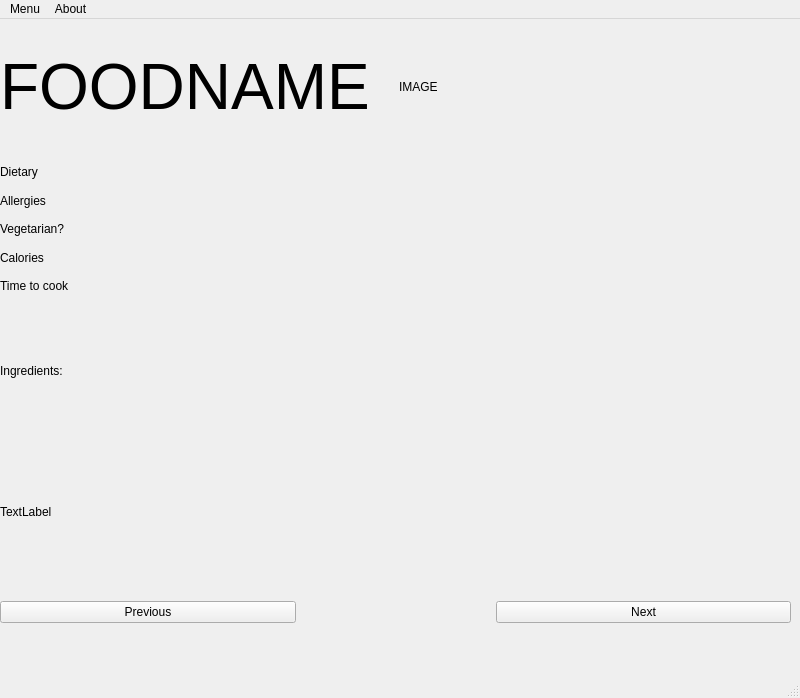
<?xml version="1.0" encoding="UTF-8"?>
<ui version="4.0">
 <class>MainWindow</class>
 <widget class="QMainWindow" name="MainWindow">
  <property name="geometry">
   <rect>
    <x>0</x>
    <y>0</y>
    <width>800</width>
    <height>698</height>
   </rect>
  </property>
  <property name="windowTitle">
   <string>MainWindow</string>
  </property>
  <widget class="QWidget" name="centralwidget">
   <widget class="QWidget" name="gridLayoutWidget">
    <property name="geometry">
     <rect>
      <x>0</x>
      <y>0</y>
      <width>791</width>
      <height>604</height>
     </rect>
    </property>
    <layout class="QGridLayout" name="gridLayout">
     <item row="4" column="0">
      <widget class="QLabel" name="label_Ingredients">
       <property name="text">
        <string>Ingredients: </string>
       </property>
      </widget>
     </item>
     <item row="1" column="0">
      <layout class="QHBoxLayout" name="horizontalLayout_2">
       <item>
        <widget class="QLabel" name="titleLabel">
         <property name="font">
          <font>
           <pointsize>48</pointsize>
          </font>
         </property>
         <property name="text">
          <string>FOODNAME</string>
         </property>
        </widget>
       </item>
       <item>
        <widget class="QLabel" name="label">
         <property name="text">
          <string>IMAGE</string>
         </property>
        </widget>
       </item>
      </layout>
     </item>
     <item row="2" column="0">
      <layout class="QVBoxLayout" name="verticalLayout">
       <item>
        <widget class="QLabel" name="DietLabel">
         <property name="text">
          <string>Dietary</string>
         </property>
        </widget>
       </item>
       <item>
        <widget class="QLabel" name="AllergiesLabel">
         <property name="text">
          <string>Allergies</string>
         </property>
        </widget>
       </item>
       <item>
        <widget class="QLabel" name="VegetarianLabel">
         <property name="text">
          <string>Vegetarian? </string>
         </property>
        </widget>
       </item>
       <item>
        <widget class="QLabel" name="CaloriesLabel">
         <property name="text">
          <string>Calories</string>
         </property>
        </widget>
       </item>
       <item>
        <widget class="QLabel" name="TTCLabel">
         <property name="text">
          <string>Time to cook</string>
         </property>
        </widget>
       </item>
      </layout>
     </item>
     <item row="6" column="0">
      <layout class="QHBoxLayout" name="horizontalLayout">
       <property name="spacing">
        <number>200</number>
       </property>
       <property name="topMargin">
        <number>15</number>
       </property>
       <property name="bottomMargin">
        <number>0</number>
       </property>
       <item>
        <widget class="QPushButton" name="pushButton_2">
         <property name="text">
          <string>Previous</string>
         </property>
        </widget>
       </item>
       <item>
        <widget class="QPushButton" name="pushButton">
         <property name="text">
          <string>Next</string>
         </property>
        </widget>
       </item>
      </layout>
     </item>
     <item row="5" column="0">
      <widget class="QLabel" name="label_Ingredient">
       <property name="text">
        <string>TextLabel</string>
       </property>
      </widget>
     </item>
    </layout>
   </widget>
  </widget>
  <widget class="QMenuBar" name="menubar">
   <property name="geometry">
    <rect>
     <x>0</x>
     <y>0</y>
     <width>800</width>
     <height>25</height>
    </rect>
   </property>
   <widget class="QMenu" name="menuNew_Recipe">
    <property name="title">
     <string>Menu</string>
    </property>
    <widget class="QMenu" name="menuCreate_new">
     <property name="title">
      <string>Create new...</string>
     </property>
     <addaction name="actionAllergen"/>
     <addaction name="actionIngredient"/>
     <addaction name="actionRecipe"/>
    </widget>
    <addaction name="separator"/>
    <addaction name="separator"/>
    <addaction name="menuCreate_new"/>
    <addaction name="actionDelete_recipe"/>
   </widget>
   <widget class="QMenu" name="menuAbout">
    <property name="title">
     <string>About</string>
    </property>
   </widget>
   <addaction name="menuNew_Recipe"/>
   <addaction name="menuAbout"/>
  </widget>
  <widget class="QStatusBar" name="statusbar"/>
  <action name="actionDelete_recipe">
   <property name="text">
    <string>Delete recipe</string>
   </property>
  </action>
  <action name="actionAllergen">
   <property name="text">
    <string>Allergen</string>
   </property>
  </action>
  <action name="actionIngredient">
   <property name="text">
    <string>Ingredient</string>
   </property>
  </action>
  <action name="actionRecipe">
   <property name="text">
    <string>Recipe</string>
   </property>
  </action>
 </widget>
 <resources/>
 <connections/>
</ui>
